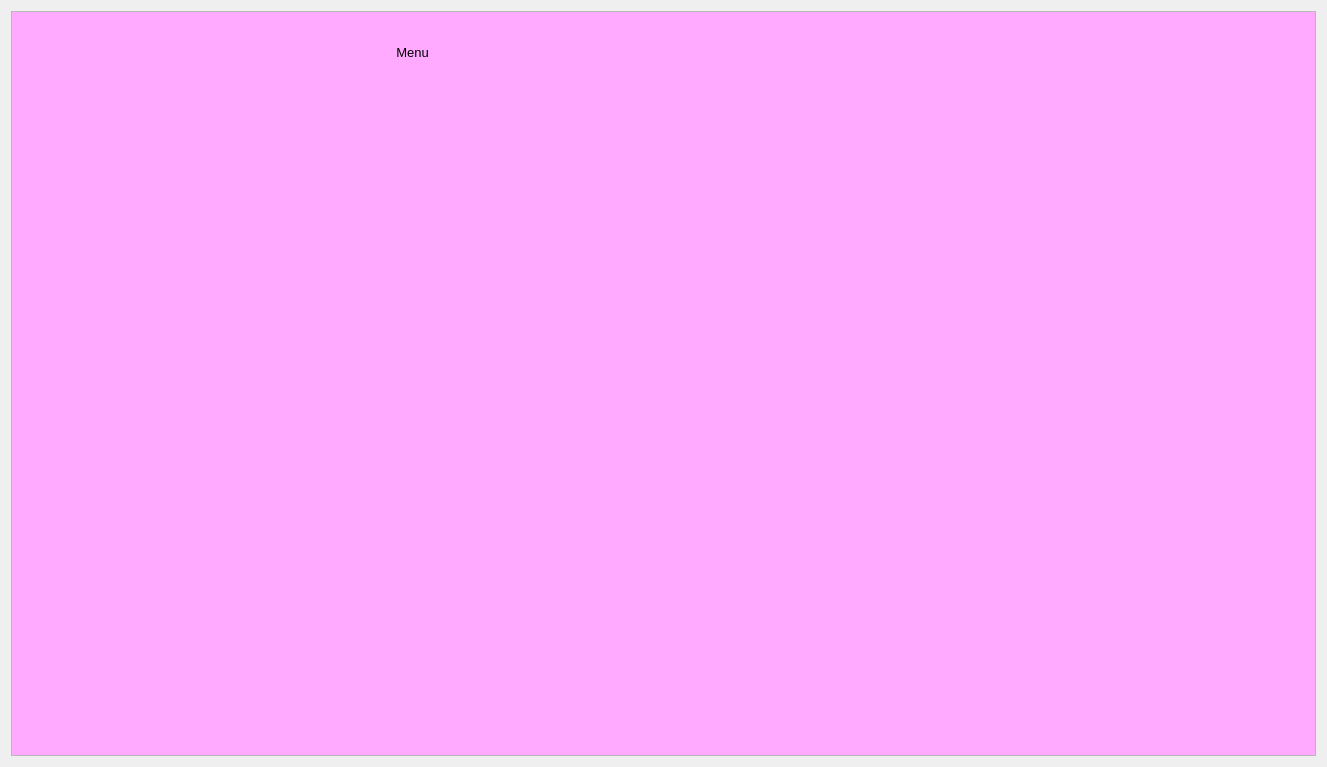
<?xml version="1.0" encoding="UTF-8"?>
<ui version="4.0">
 <class>MainWindow</class>
 <widget class="QMainWindow" name="MainWindow">
  <property name="geometry">
   <rect>
    <x>0</x>
    <y>0</y>
    <width>1327</width>
    <height>767</height>
   </rect>
  </property>
  <property name="windowTitle">
   <string>MainWindow</string>
  </property>
  <widget class="QWidget" name="centralwidget">
   <layout class="QVBoxLayout" name="verticalLayout_2">
    <property name="leftMargin">
     <number>11</number>
    </property>
    <property name="topMargin">
     <number>11</number>
    </property>
    <property name="rightMargin">
     <number>11</number>
    </property>
    <property name="bottomMargin">
     <number>11</number>
    </property>
    <item>
     <widget class="QFrame" name="frame">
      <property name="styleSheet">
       <string notr="true"/>
      </property>
      <property name="frameShape">
       <enum>QFrame::StyledPanel</enum>
      </property>
      <property name="frameShadow">
       <enum>QFrame::Raised</enum>
      </property>
      <layout class="QHBoxLayout" name="horizontalLayout_2">
       <property name="spacing">
        <number>0</number>
       </property>
       <property name="leftMargin">
        <number>0</number>
       </property>
       <property name="topMargin">
        <number>0</number>
       </property>
       <property name="rightMargin">
        <number>0</number>
       </property>
       <property name="bottomMargin">
        <number>0</number>
       </property>
       <item>
        <layout class="QGridLayout" name="gridLayout">
         <item row="0" column="0">
          <widget class="QWidget" name="widget" native="true">
           <property name="minimumSize">
            <size>
             <width>81</width>
             <height>0</height>
            </size>
           </property>
           <property name="maximumSize">
            <size>
             <width>120</width>
             <height>16777215</height>
            </size>
           </property>
           <property name="styleSheet">
            <string notr="true">background-color: rgb(255, 170, 255);</string>
           </property>
          </widget>
         </item>
         <item row="0" column="1">
          <widget class="QWidget" name="widget_3" native="true">
           <property name="maximumSize">
            <size>
             <width>230</width>
             <height>16777215</height>
            </size>
           </property>
           <property name="styleSheet">
            <string notr="true">background-color: rgb(255, 170, 255);</string>
           </property>
          </widget>
         </item>
         <item row="0" column="2">
          <layout class="QVBoxLayout" name="verticalLayout">
           <item>
            <widget class="QWidget" name="widget_2" native="true">
             <property name="minimumSize">
              <size>
               <width>0</width>
               <height>81</height>
              </size>
             </property>
             <property name="maximumSize">
              <size>
               <width>16777215</width>
               <height>81</height>
              </size>
             </property>
             <property name="styleSheet">
              <string notr="true">background-color: rgb(255, 170, 255);</string>
             </property>
             <widget class="QPushButton" name="pushButton">
              <property name="geometry">
               <rect>
                <x>10</x>
                <y>20</y>
                <width>81</width>
                <height>41</height>
               </rect>
              </property>
              <property name="font">
               <font>
                <pointsize>10</pointsize>
               </font>
              </property>
              <property name="styleSheet">
               <string notr="true">QPushButton {
border-style: none;
}
QPushButton:hover{
border-radius : 10px;
background-color: rgb(170, 255, 127);
}
</string>
              </property>
              <property name="text">
               <string>Menu</string>
              </property>
              <property name="checkable">
               <bool>true</bool>
              </property>
             </widget>
            </widget>
           </item>
           <item>
            <widget class="QWidget" name="widget_4" native="true">
             <property name="styleSheet">
              <string notr="true">background-color: rgb(255, 170, 255);</string>
             </property>
            </widget>
           </item>
          </layout>
         </item>
        </layout>
       </item>
      </layout>
     </widget>
    </item>
   </layout>
  </widget>
 </widget>
 <resources/>
 <connections>
  <connection>
   <sender>pushButton</sender>
   <signal>toggled(bool)</signal>
   <receiver>widget_3</receiver>
   <slot>setHidden(bool)</slot>
   <hints>
    <hint type="sourcelabel">
     <x>312</x>
     <y>52</y>
    </hint>
    <hint type="destinationlabel">
     <x>248</x>
     <y>46</y>
    </hint>
   </hints>
  </connection>
  <connection>
   <sender>pushButton</sender>
   <signal>toggled(bool)</signal>
   <receiver>widget</receiver>
   <slot>setVisible(bool)</slot>
   <hints>
    <hint type="sourcelabel">
     <x>335</x>
     <y>63</y>
    </hint>
    <hint type="destinationlabel">
     <x>67</x>
     <y>80</y>
    </hint>
   </hints>
  </connection>
 </connections>
</ui>
